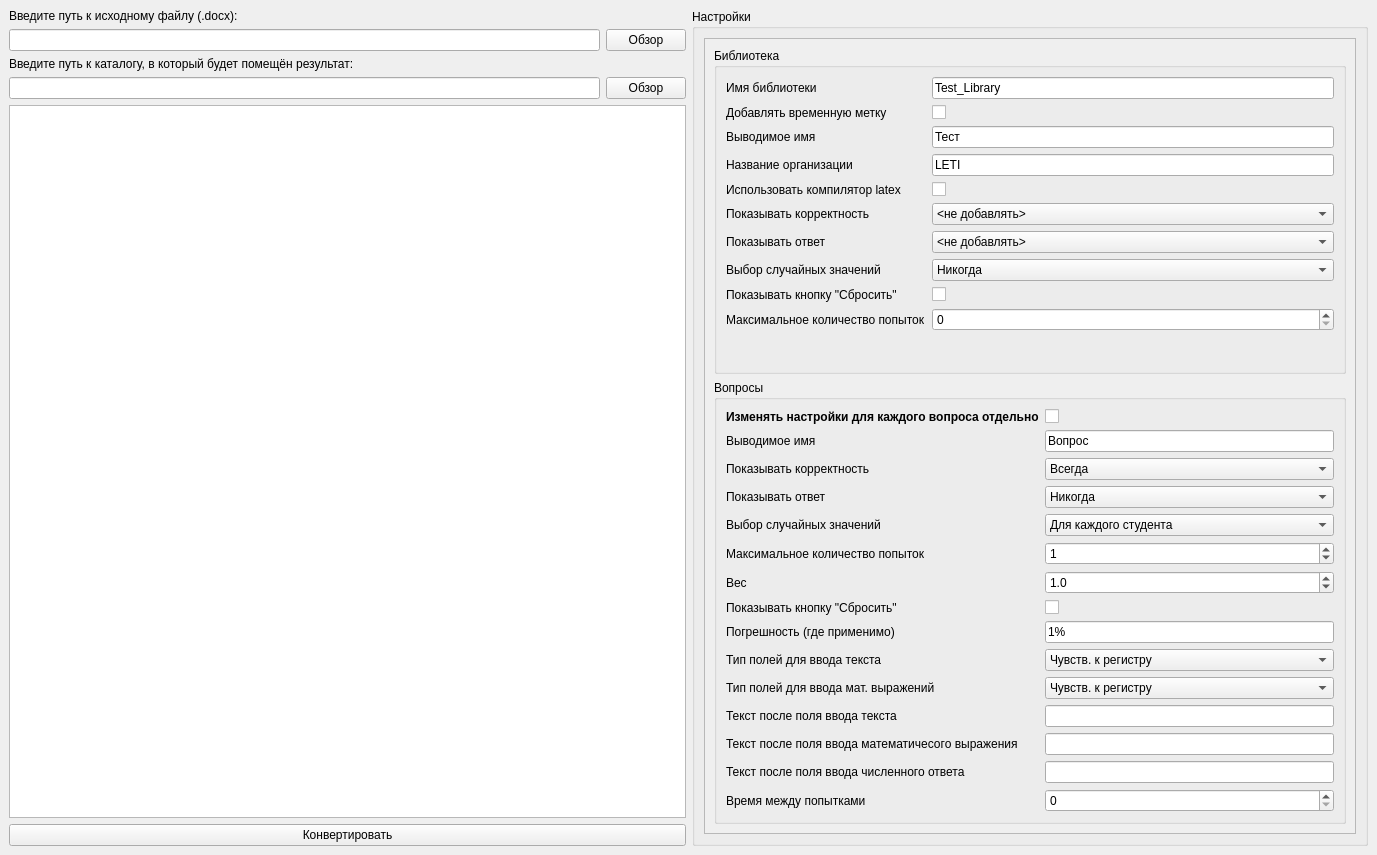
<?xml version="1.0" encoding="UTF-8"?>
<ui version="4.0">
 <class>MainWindow</class>
 <widget class="QMainWindow" name="MainWindow">
  <property name="geometry">
   <rect>
    <x>0</x>
    <y>0</y>
    <width>1377</width>
    <height>855</height>
   </rect>
  </property>
  <property name="windowTitle">
   <string>OpenEDX_converter</string>
  </property>
  <widget class="QWidget" name="centralwidget">
   <layout class="QHBoxLayout" name="horizontalLayout">
    <item>
     <layout class="QVBoxLayout" name="Input_and_console">
      <property name="leftMargin">
       <number>0</number>
      </property>
      <item>
       <widget class="QLabel" name="label_2">
        <property name="text">
         <string>Введите путь к исходному файлу (.docx):</string>
        </property>
       </widget>
      </item>
      <item>
       <layout class="QHBoxLayout" name="horizontalLayout_5">
        <item>
         <widget class="QLineEdit" name="lineEdit_file"/>
        </item>
        <item>
         <widget class="QPushButton" name="file_browse">
          <property name="text">
           <string>Обзор</string>
          </property>
         </widget>
        </item>
       </layout>
      </item>
      <item>
       <widget class="QLabel" name="label">
        <property name="text">
         <string>Введите путь к каталогу, в который будет помещён результат:</string>
        </property>
       </widget>
      </item>
      <item>
       <layout class="QHBoxLayout" name="horizontalLayout_6">
        <item>
         <widget class="QLineEdit" name="lineEdit_dir">
          <property name="text">
           <string/>
          </property>
         </widget>
        </item>
        <item>
         <widget class="QPushButton" name="dir_browse">
          <property name="text">
           <string>Обзор</string>
          </property>
         </widget>
        </item>
       </layout>
      </item>
      <item>
       <widget class="QTextBrowser" name="textBrowser"/>
      </item>
      <item>
       <widget class="QPushButton" name="convert">
        <property name="text">
         <string>Конвертировать</string>
        </property>
       </widget>
      </item>
     </layout>
    </item>
    <item>
     <widget class="QGroupBox" name="Options">
      <property name="inputMethodHints">
       <set>Qt::ImhNone</set>
      </property>
      <property name="title">
       <string>Настройки</string>
      </property>
      <layout class="QVBoxLayout" name="verticalLayout">
       <item>
        <widget class="QScrollArea" name="scrollArea">
         <property name="widgetResizable">
          <bool>true</bool>
         </property>
         <widget class="QWidget" name="scrollAreaWidgetContents">
          <property name="geometry">
           <rect>
            <x>0</x>
            <y>0</y>
            <width>829</width>
            <height>845</height>
           </rect>
          </property>
          <layout class="QVBoxLayout" name="verticalLayout_4">
           <item>
            <widget class="QGroupBox" name="Library_options">
             <property name="title">
              <string>Библиотека</string>
             </property>
             <layout class="QVBoxLayout" name="verticalLayout_2">
              <item>
               <layout class="QFormLayout" name="formLayout">
                <item row="0" column="0">
                 <widget class="QLabel" name="label_library">
                  <property name="text">
                   <string>Имя библиотеки</string>
                  </property>
                 </widget>
                </item>
                <item row="0" column="1">
                 <widget class="QLineEdit" name="lineEdit_library">
                  <property name="inputMethodHints">
                   <set>Qt::ImhUrlCharactersOnly</set>
                  </property>
                  <property name="text">
                   <string>Test_Library</string>
                  </property>
                 </widget>
                </item>
                <item row="2" column="0">
                 <widget class="QLabel" name="label_display_name">
                  <property name="text">
                   <string>Выводимое имя</string>
                  </property>
                 </widget>
                </item>
                <item row="2" column="1">
                 <widget class="QLineEdit" name="lineEdit_display_name">
                  <property name="text">
                   <string>Тест</string>
                  </property>
                 </widget>
                </item>
                <item row="3" column="0">
                 <widget class="QLabel" name="label_org">
                  <property name="text">
                   <string>Название организации</string>
                  </property>
                 </widget>
                </item>
                <item row="3" column="1">
                 <widget class="QLineEdit" name="lineEdit_org">
                  <property name="inputMethodHints">
                   <set>Qt::ImhNone</set>
                  </property>
                  <property name="text">
                   <string>LETI</string>
                  </property>
                 </widget>
                </item>
                <item row="4" column="0">
                 <widget class="QLabel" name="label_use_latex_compiler">
                  <property name="text">
                   <string>Использовать компилятор latex</string>
                  </property>
                 </widget>
                </item>
                <item row="4" column="1">
                 <widget class="QCheckBox" name="checkBox_use_latex_compiler">
                  <property name="text">
                   <string/>
                  </property>
                  <property name="checked">
                   <bool>false</bool>
                  </property>
                 </widget>
                </item>
                <item row="5" column="0">
                 <widget class="QLabel" name="label_show_correctness">
                  <property name="text">
                   <string>Показывать корректность</string>
                  </property>
                 </widget>
                </item>
                <item row="5" column="1">
                 <widget class="QComboBox" name="comboBox_show_correctness">
                  <property name="editable">
                   <bool>false</bool>
                  </property>
                  <property name="currentText">
                   <string>&lt;не добавлять&gt;</string>
                  </property>
                  <item>
                   <property name="text">
                    <string>&lt;не добавлять&gt;</string>
                   </property>
                  </item>
                  <item>
                   <property name="text">
                    <string>Всегда</string>
                   </property>
                  </item>
                  <item>
                   <property name="text">
                    <string>Никогда</string>
                   </property>
                  </item>
                 </widget>
                </item>
                <item row="6" column="0">
                 <widget class="QLabel" name="label_showanswer">
                  <property name="text">
                   <string>Показывать ответ</string>
                  </property>
                 </widget>
                </item>
                <item row="6" column="1">
                 <widget class="QComboBox" name="comboBox_showanswer">
                  <item>
                   <property name="text">
                    <string>&lt;не добавлять&gt;</string>
                   </property>
                  </item>
                  <item>
                   <property name="text">
                    <string>Выполнен</string>
                   </property>
                  </item>
                  <item>
                   <property name="text">
                    <string>Всегда</string>
                   </property>
                  </item>
                  <item>
                   <property name="text">
                    <string>Дан ответ</string>
                   </property>
                  </item>
                  <item>
                   <property name="text">
                    <string>Использована попытка</string>
                   </property>
                  </item>
                  <item>
                   <property name="text">
                    <string>Закрыт</string>
                   </property>
                  </item>
                  <item>
                   <property name="text">
                    <string>Ответ верен или прошёл срок сдачи</string>
                   </property>
                  </item>
                  <item>
                   <property name="text">
                    <string>Прошёл срок сдачи</string>
                   </property>
                  </item>
                  <item>
                   <property name="text">
                    <string>Никогда</string>
                   </property>
                  </item>
                 </widget>
                </item>
                <item row="7" column="0">
                 <widget class="QLabel" name="label_rerandomize">
                  <property name="text">
                   <string>Выбор случайных значений</string>
                  </property>
                 </widget>
                </item>
                <item row="7" column="1">
                 <widget class="QComboBox" name="comboBox_rerandomize">
                  <item>
                   <property name="text">
                    <string>Никогда</string>
                   </property>
                  </item>
                  <item>
                   <property name="text">
                    <string>Всегда</string>
                   </property>
                  </item>
                  <item>
                   <property name="text">
                    <string>При сбросе</string>
                   </property>
                  </item>
                  <item>
                   <property name="text">
                    <string>Для каждого студента</string>
                   </property>
                  </item>
                 </widget>
                </item>
                <item row="8" column="0">
                 <widget class="QLabel" name="label_show_reset_button">
                  <property name="text">
                   <string>Показывать кнопку &quot;Cбросить&quot;</string>
                  </property>
                 </widget>
                </item>
                <item row="8" column="1">
                 <widget class="QCheckBox" name="checkBox_show_reset_button">
                  <property name="text">
                   <string/>
                  </property>
                 </widget>
                </item>
                <item row="9" column="0">
                 <widget class="QLabel" name="label_max_attempts">
                  <property name="text">
                   <string>Максимальное количество попыток</string>
                  </property>
                 </widget>
                </item>
                <item row="9" column="1">
                 <widget class="QSpinBox" name="spinBox_max_attempts"/>
                </item>
                <item row="1" column="0">
                 <widget class="QLabel" name="label_time">
                  <property name="text">
                   <string>Добавлять временную метку</string>
                  </property>
                 </widget>
                </item>
                <item row="1" column="1">
                 <widget class="QCheckBox" name="checkBox_time">
                  <property name="text">
                   <string/>
                  </property>
                 </widget>
                </item>
               </layout>
              </item>
             </layout>
            </widget>
           </item>
           <item>
            <widget class="QGroupBox" name="groupBox">
             <property name="title">
              <string>Вопросы</string>
             </property>
             <layout class="QVBoxLayout" name="verticalLayout_3">
              <item>
               <layout class="QFormLayout" name="formLayout_2">
                <item row="3" column="0">
                 <widget class="QLabel" name="label_show_correctness_q">
                  <property name="text">
                   <string>Показывать корректность</string>
                  </property>
                 </widget>
                </item>
                <item row="3" column="1">
                 <widget class="QComboBox" name="comboBox_show_correctness_q">
                  <item>
                   <property name="text">
                    <string>Всегда</string>
                   </property>
                  </item>
                  <item>
                   <property name="text">
                    <string>Никогда</string>
                   </property>
                  </item>
                 </widget>
                </item>
                <item row="4" column="0">
                 <widget class="QLabel" name="label_showanswer_q">
                  <property name="text">
                   <string>Показывать ответ</string>
                  </property>
                 </widget>
                </item>
                <item row="4" column="1">
                 <widget class="QComboBox" name="comboBox_showanswer_q">
                  <item>
                   <property name="text">
                    <string>Никогда</string>
                   </property>
                  </item>
                  <item>
                   <property name="text">
                    <string>Всегда</string>
                   </property>
                  </item>
                  <item>
                   <property name="text">
                    <string>Дан ответ</string>
                   </property>
                  </item>
                  <item>
                   <property name="text">
                    <string>Использована попытка</string>
                   </property>
                  </item>
                  <item>
                   <property name="text">
                    <string>Закрыт</string>
                   </property>
                  </item>
                  <item>
                   <property name="text">
                    <string>Выполнен</string>
                   </property>
                  </item>
                  <item>
                   <property name="text">
                    <string>Ответ верен или прошёл срок сдачи</string>
                   </property>
                  </item>
                  <item>
                   <property name="text">
                    <string>Прошёл срок сдачи</string>
                   </property>
                  </item>
                 </widget>
                </item>
                <item row="5" column="0">
                 <widget class="QLabel" name="label_rerandomize_q">
                  <property name="text">
                   <string>Выбор случайных значений</string>
                  </property>
                 </widget>
                </item>
                <item row="5" column="1">
                 <widget class="QComboBox" name="comboBox_rerandomize_q">
                  <item>
                   <property name="text">
                    <string>Для каждого студента</string>
                   </property>
                  </item>
                  <item>
                   <property name="text">
                    <string>Всегда</string>
                   </property>
                  </item>
                  <item>
                   <property name="text">
                    <string>При сбросе</string>
                   </property>
                  </item>
                  <item>
                   <property name="text">
                    <string>Никогда</string>
                   </property>
                  </item>
                 </widget>
                </item>
                <item row="6" column="0">
                 <widget class="QLabel" name="label_max_attempts_q">
                  <property name="text">
                   <string>Максимальное количество попыток</string>
                  </property>
                 </widget>
                </item>
                <item row="6" column="1">
                 <widget class="QSpinBox" name="spinBox_max_attempts_q">
                  <property name="value">
                   <number>1</number>
                  </property>
                 </widget>
                </item>
                <item row="7" column="0">
                 <widget class="QLabel" name="label_weight">
                  <property name="text">
                   <string>Вес</string>
                  </property>
                 </widget>
                </item>
                <item row="7" column="1">
                 <widget class="QDoubleSpinBox" name="doubleSpinBox_weight_q">
                  <property name="decimals">
                   <number>1</number>
                  </property>
                  <property name="singleStep">
                   <double>0.100000000000000</double>
                  </property>
                  <property name="value">
                   <double>1.000000000000000</double>
                  </property>
                 </widget>
                </item>
                <item row="8" column="0">
                 <widget class="QLabel" name="label_show_reset_button_q">
                  <property name="text">
                   <string>Показывать кнопку &quot;Cбросить&quot;</string>
                  </property>
                 </widget>
                </item>
                <item row="8" column="1">
                 <widget class="QCheckBox" name="checkBox_show_reset_button_q">
                  <property name="text">
                   <string/>
                  </property>
                 </widget>
                </item>
                <item row="9" column="0">
                 <widget class="QLabel" name="label_3">
                  <property name="text">
                   <string>Погрешность (где применимо)</string>
                  </property>
                 </widget>
                </item>
                <item row="9" column="1">
                 <widget class="QLineEdit" name="lineEdit">
                  <property name="text">
                   <string>1%</string>
                  </property>
                 </widget>
                </item>
                <item row="15" column="0">
                 <widget class="QLabel" name="label_submission_wait_seconds_q">
                  <property name="text">
                   <string>Время между попытками</string>
                  </property>
                 </widget>
                </item>
                <item row="15" column="1">
                 <widget class="QSpinBox" name="spinBox_submission_wait_seconds_q"/>
                </item>
                <item row="1" column="0">
                 <widget class="QLabel" name="label_individually">
                  <property name="maximumSize">
                   <size>
                    <width>16777215</width>
                    <height>25</height>
                   </size>
                  </property>
                  <property name="font">
                   <font>
                    <weight>75</weight>
                    <bold>true</bold>
                   </font>
                  </property>
                  <property name="text">
                   <string>Изменять настройки для каждого вопроса отдельно</string>
                  </property>
                  <property name="textFormat">
                   <enum>Qt::PlainText</enum>
                  </property>
                 </widget>
                </item>
                <item row="2" column="0">
                 <widget class="QLabel" name="label_display_name_q">
                  <property name="text">
                   <string>Выводимое имя</string>
                  </property>
                 </widget>
                </item>
                <item row="2" column="1">
                 <widget class="QLineEdit" name="lineEdit_display_name_q">
                  <property name="text">
                   <string>Вопрос</string>
                  </property>
                 </widget>
                </item>
                <item row="1" column="1">
                 <widget class="QCheckBox" name="checkBox_individually">
                  <property name="enabled">
                   <bool>true</bool>
                  </property>
                  <property name="maximumSize">
                   <size>
                    <width>16777215</width>
                    <height>16777215</height>
                   </size>
                  </property>
                  <property name="text">
                   <string/>
                  </property>
                 </widget>
                </item>
                <item row="10" column="0">
                 <widget class="QLabel" name="label_reg_type_t">
                  <property name="text">
                   <string>Тип полей для ввода текста</string>
                  </property>
                 </widget>
                </item>
                <item row="11" column="0">
                 <widget class="QLabel" name="label_reg_type_m">
                  <property name="text">
                   <string>Тип полей для ввода мат. выражений</string>
                  </property>
                 </widget>
                </item>
                <item row="13" column="0">
                 <widget class="QLabel" name="label_trailing_text_m">
                  <property name="text">
                   <string>Текст после поля ввода математичесого выражения</string>
                  </property>
                 </widget>
                </item>
                <item row="14" column="0">
                 <widget class="QLabel" name="label_trailing_text_n">
                  <property name="text">
                   <string>Текст после поля ввода численного ответа</string>
                  </property>
                 </widget>
                </item>
                <item row="10" column="1">
                 <widget class="QComboBox" name="comboBox_reg_type_t">
                  <item>
                   <property name="text">
                    <string>Чувств. к регистру</string>
                   </property>
                  </item>
                  <item>
                   <property name="text">
                    <string>Нечувств. к регистру</string>
                   </property>
                  </item>
                  <item>
                   <property name="text">
                    <string>Для рег. выражений, чувств. к регистру</string>
                   </property>
                  </item>
                  <item>
                   <property name="text">
                    <string>Для рег. выражений, нечувств. к регистру</string>
                   </property>
                  </item>
                 </widget>
                </item>
                <item row="11" column="1">
                 <widget class="QComboBox" name="comboBox_reg_type_m">
                  <item>
                   <property name="text">
                    <string>Чувств. к регистру</string>
                   </property>
                  </item>
                  <item>
                   <property name="text">
                    <string>Нечувств. к регистру</string>
                   </property>
                  </item>
                 </widget>
                </item>
                <item row="13" column="1">
                 <widget class="QLineEdit" name="lineEdit_trailing_text_m"/>
                </item>
                <item row="14" column="1">
                 <widget class="QLineEdit" name="lineEdit_trailing_text_n"/>
                </item>
                <item row="12" column="0">
                 <widget class="QLabel" name="label_trailing_text_t">
                  <property name="text">
                   <string>Текст после поля ввода текста</string>
                  </property>
                 </widget>
                </item>
                <item row="12" column="1">
                 <widget class="QLineEdit" name="lineEdit_trailing_text_t"/>
                </item>
               </layout>
              </item>
             </layout>
            </widget>
           </item>
          </layout>
         </widget>
        </widget>
       </item>
      </layout>
     </widget>
    </item>
   </layout>
  </widget>
 </widget>
 <resources/>
 <connections/>
</ui>
